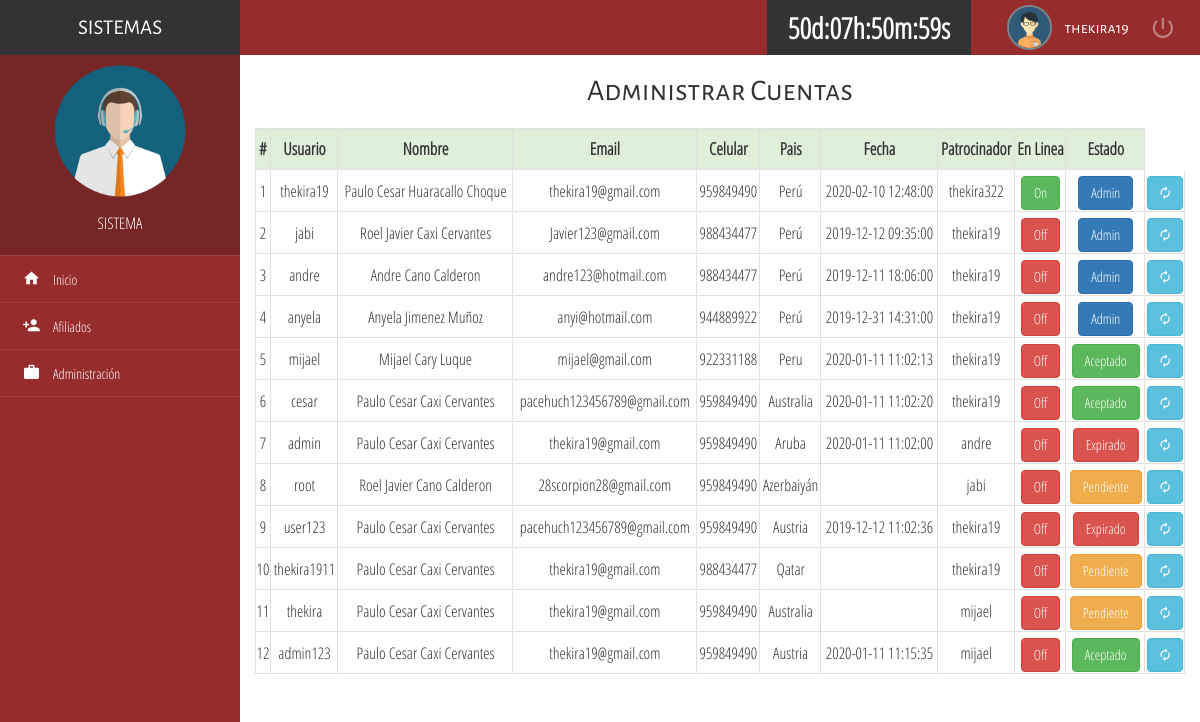
Page /admin/administracion/index.php (signed in) on the committed database.
### tables this page shows
CREATE TABLE `usuarios` (
  `idUsuario` int(11) UNSIGNED NOT NULL,
  `usuario` varchar(50) NOT NULL,
  `nombre` varchar(60) NOT NULL,
  `apellido` varchar(60) NOT NULL,
  `email` varchar(30) NOT NULL,
  `celular` varchar(20) NOT NULL,
  `nivel` int(2) NOT NULL,
  `password` varchar(200) NOT NULL,
  `pais` varchar(30) NOT NULL,
  `inicio` datetime DEFAULT NULL,
  `fin` datetime DEFAULT NULL,
  `patrocinador` varchar(50) NOT NULL,
  `estado` int(2) DEFAULT NULL
);

### php/clases.php (called while the page is built, shortened)
<?php
	class  usuarios{
  		public $usuario;
  		public $password;
  		public $conexion;
      public function conectar(){
          $consulta="SELECT * FROM usuarios WHERE usuario='$this->usuario' and password='$this->password'";
          $registro=mysqli_query($this->conexion,$consulta);
          $validar=mysqli_num_rows($registro);
         if($validar!=0){
            $reg=mysqli_fetch_array($registro);
            $this->usuario=$reg['usuario'];
            $this->password=$reg['password'];
            return true;
          }else{
            return false;
          }
      }
      public function all_datos()
      {
        $i=0;
        $registro=mysqli_query($this->conexion,"SELECT * FROM usuarios") or die("Problemas en consulta: de all_datos");
        while($reg=mysqli_fetch_array($registro)){
            $datos[$i]["idUsuario"]=$reg['idUsuario'];
            $datos[$i]["usuario"]=$reg['usuario'];
            $datos[$i]["nombre"]=$reg['nombre'];
            $datos[$i]["apellido"]=$reg['apellido'];
            $datos[$i]["email"]=$reg['email'];
            $datos[$i]["nivel"]=$reg['nivel'];
            $datos[$i]["password"]=$reg['password'];
            $datos[$i]["pais"]=$reg['pais'];
            $datos[$i]["inicio"]=$reg['inicio'];
            $datos[$i]["fin"]=$reg['fin'];
            $datos[$i]["patrocinador"]=$reg['patrocinador'];
            $datos[$i]["estado"]=$reg['estado'];
            $datos[$i++]["celular"]=$reg['celular'];
        }
        return $datos;
      }
	}
?>

### admin/administracion/index.php (the view, shortened to what this page needs)
<?php
    require("./../../php/clases.php");
    $_SESSION['usuario']->conectar();
?>
<!DOCTYPE html>
<html lang="es">
<head>
    <?php require './../../pagina/css.php';?>
</head>
<body>
    <div class='navbar-lateral full-reset'>
        <div class='full-reset container-menu-movile custom-scroll-containers'>
            <div class='logo full-reset all-tittles'>
                SISTEMAS
            </div>
            <div class='full-reset' style='background-color:#772626; padding: 10px 0; color:#fff;'>
                <figure>
                    <img src='./../../assets/img/logo.png' alt='Biblioteca' class='img-responsive center-box' style='width:55%;'>
                </figure>
                <p class='text-center' style='padding-top: 15px;'>SISTEMA</p>
            </div>
            <div class='full-reset nav-lateral-list-menu'>
                <ul class='list-unstyled'>
                    <?php
                        require './../../pagina/inicio.php';
                        require './../../pagina/afiliados.php';
                        require './../../pagina/administracion.php';
                    ?>
                </ul>
            </div>
        </div>
    </div>
    <div class='content-page-container full-reset custom-scroll-containers'>
        <nav class='navbar-user-top full-reset'>
            <ul class='list-unstyled full-reset'>
                <li  class='tooltips-general exit-system-button' data-href='./../index.php?option=1' data-placement='bottom' title='Salir del sistema'>
                    <i class='zmdi zmdi-power'></i>
                </li>
                <li style='color:#fff; cursor:default;'>
                    <span class='all-tittles'>
                    <?php echo $_SESSION["usuario"]->usuario; ?>
                    </span>
                </li>
                <figure>
                   <img src='./../../assets/img/user01.png' alt='user-picture' class='img-responsive img-circle center-box'>
                </figure>
                <li>
                    <div id="clock">No Activado</div>
                </li>
            </ul>
        </nav>
        <div class="container-fluid">
            <h2 class="text-center all-tittles">Administrar Cuentas</h2>
            <div class="div-table">
                <div class="div-table-row div-table-head">
                    <div class="div-table-cell">#</div>
                    <div class="div-table-cell">Usuario</div>
                    <div class="div-table-cell">Nombre</div>
                    <div class="div-table-cell">Email</div>
                    <div class="div-table-cell">Celular</div>
                    <div class="div-table-cell">Pais</div>
                    <div class="div-table-cell">Fecha</div>
                    <div class="div-table-cell">Patrocinador</div>
                    <div class="div-table-cell">En Linea</div>
                    <div class="div-table-cell">Estado</div>
                </div>
                <?php
                    $datos=$_SESSION["usuario"]->all_datos();
                    $size=count($datos);
                    for($i=0;$i<$size;$i++){
                ?>
                    <div class="div-table-row">
                        <div class="div-table-cell">
                            <?php echo $i+1;?>
                        </div>
                        <div class="div-table-cell">
                            <?php echo $datos[$i]["usuario"];?>
                        </div>
                        <div class="div-table-cell">
                            <?php echo $datos[$i]["nombre"].' '.$datos[$i]["apellido"];?>
                        </div>
                        <div class="div-table-cell">
                            <?php echo $datos[$i]["email"];?>
                        </div>
                        <div class="div-table-cell">
                            <?php echo $datos[$i]["celular"];?>
                        </div>
                        <div class="div-table-cell">
                            <?php echo $datos[$i]["pais"];?>
                        </div>
                        <div class="div-table-cell">
                            <?php echo $datos[$i]["fin"];?>
                        </div>
                        <div class="div-table-cell">
                            <?php echo $datos[$i]["patrocinador"];?>
                        </div>
                        <div class="div-table-cell">
                            <?php
                            if($datos[$i]["estado"]){
                            ?>
                                <button class="btn btn-success" onclick="janelaPopUp.abre('Activo','p green','Desconectar Usuario','¿Desea desconectar este usuario?',undefined,'./index.php?id=<?php echo $datos[$i]["idUsuario"];?>&off=1','No','Si')">On</button>
                            <?php
                            }else{
                            ?>
                                <button class="btn btn-danger">Off</button>
                            <?php
                            }
                            ?>
                        </div>
                        <div class="div-table-cell">
                        <?php
                        if($datos[$i]["nivel"]==5){
                        ?>
                                <button class="btn btn-danger" >Rechazado</button>
                        <?php
                        }
                        else if($datos[$i]["nivel"]==4){
                        ?>
                                <button class="btn btn-danger" >Expirado</button>
                        <?php
                        }
                        else if($datos[$i]["nivel"]==3){
                        ?>
                                <button class="btn btn-dark" >    Baneado</button>
                        <?php
                        }
                        else if($datos[$i]["nivel"]==2){
                        ?>
                                <button class="btn btn-primary" >    Admin</button>
                        <?php
                        }else if($datos[$i]["nivel"]==1){
                        ?>
                                <button class="btn btn-success" >    Aceptado</button>
                        <?php
                        }
                        else{
                        ?>
                            <button class="btn btn-warning">    Pendiente</button>
                        <?php
                        }
                        ?>
                        </div>
                        <div class="div-table-cell">
                            <button class="btn btn-info" onclick="janelaPopUp.abre('Editar','p purple','Editar Usuario','¿Desea editar este usuario?',undefined,'./../editar/index.php?id=<?php echo $datos[$i]['idUsuario'];?>&editar=1','No','Si')"> <i class="zmdi zmdi-refresh"></i></button>
                    </div>
                    </div>
                <?php
                    }
                ?>
            </div>
        </div>
    </div>
</body>
</html>

### pagina/css.php (shortened to what this page needs)
<link rel='stylesheet' href='../../css/sweet-alert.css'>
<link rel='stylesheet' href='../../css/material-design-iconic-font.min.css'>
<link rel='stylesheet' href='../../css/normalize.css'>
<link rel='stylesheet' href='../../css/bootstrap.min.css'>
<link rel='stylesheet' href='../../css/style.css'>
<link rel='stylesheet' href='../../css/estilos.css'>

### pagina/inicio.php
<li>
                 <a href='./../inicio/'><i class='zmdi zmdi-home zmdi-hc-fw'></i>&nbsp;&nbsp; Inicio</a>
               </li>

### pagina/afiliados.php
<li>
  <a href='./../afiliados/'>
    <i class='zmdi zmdi-account-add zmdi-hc-fw'></i>&nbsp;&nbsp; Afiliados
  </a>
</li>

### pagina/administracion.php
<li>
  <a href='./../administracion/'>
    <i class='zmdi zmdi-case zmdi-hc-fw'></i>&nbsp;&nbsp; Administración
  </a>
</li>

### css/style.css (style rules this page uses)
html, body { height: 100%; margin: 0; padding: 0; width: 100%; font-size: 16px; font-family: "Parrafos" !important; background-color: #fff; }
.all-tittles { font-family: "Titulos" !important; }
.center-box { margin: 0 auto; }
.full-reset { margin: 0; padding: 0; width: 100%; }
.div-table { display: table !important; width: 100%; margin: 20px 0; padding: 0; background-color: #fff; height: auto !important; }
.div-table-row { display: table-row !important; width: 100%; margin: 0; padding: 0; background-color: transparent; height: 40px; line-height: 40px; }
.div-table-row .div-table-cell:first-child { border-left: 1px solid #E1E1E1; }
.div-table-cell { display: table-cell !important; margin: 0; padding: 0; background-color: transparent; height: 40px; line-height: 40px; border-bottom: 1px solid #E1E1E1; border-right: 1px solid #E1E1E1; border-top: 1px solid transparent; border-left: 1px solid transparent; text-align: center; }
.div-table-head, .div-table-head:hover { background-color: #DFF0D8; font-size: 17px; font-weight: bolder; }
.div-table-head .div-table-cell { border-top: 1px solid #E1E1E1 !important; }
.navbar-user-top { background-color: #8a1212e3; height: 55px; position: relative; top: 0; left: 0; z-index: 7; }
.navbar-user-top > ul { height: 55px; padding: 0 15px; margin: 0; }
.navbar-user-top > ul > li { display: inline-block; float: right; color: rgba(255,255,255,.4); height: 55px; margin: 0 12px; text-align: center; cursor: pointer; line-height: 55px; }
.navbar-user-top > ul > li > i { font-size: 27px; line-height: 55px; }
.navbar-user-top > ul > figure > img { width: 45px; float: right; height: 45px; border: 2px solid #728890; margin-top: 5px; }
.navbar-lateral { width: 20%; height: 100%; position: absolute; top: 0; left: 0; position: fixed; z-index: 1; }
.container-menu-movile { background-color: #8a1212e3; height: 100% !important; }
.logo { height: 55px; line-height: 55px; background-color: #313335; color: #fff; text-align: center; font-size: 21px; overflow: hidden; }
.content-page-container { overflow-y: scroll; position: absolute; top: 0; right: 0; z-index: 1; width: 80%; background-color: #fff; }
.nav-lateral-list-menu ul li { margin: 0; padding: 0; display: block; }
.nav-lateral-list-menu ul li a, .nav-lateral-list-menu ul li div { width: 100%; min-height: 45px; line-height: 45px; display: block; padding: 0; padding-left: 20px; font-size: 14px; text-decoration: none; color: #fff; border-bottom: 1px solid rgba(230,233,238,.1); transition: .3s all ease-in-out; -moz-transition: .3s all ease-in-out; -ms-transition: .3s all ease-in-out; -webkit-transition: .3s all ease-in-out; }
.nav-lateral-list-menu i { font-size: 18px; line-height: 45px; }
.nav-lateral-list-menu ul li:first-child { border-top: 1px solid rgba(230,233,238,.1); }
@media (min-width: 1200px) { .navbar-lateral { display: inherit !important; } }
@media (min-width: 1200px) { #clock { font-size: 1.8em; color: #ffffff; background-color: #313335; font-weight: bold; padding: 0px 21px; } }

### css/estilos.css (style rules this page uses)
body, html, root, document { display: block height: 500px; }

### rows in the picture
usuarios: usuario "thekira19", nombre "Paulo Cesar", apellido "Huaracallo Choque", email "thekira19@gmail.com", celular "959849490", pais "Perú", fin "2020-02-10 12:48:00", patrocinador "thekira322", nivel "Admin"
usuarios: usuario "jabi", nombre "Roel Javier", apellido "Caxi Cervantes", email "Javier123@gmail.com", celular "988434477", pais "Perú", fin "2019-12-12 09:35:00", patrocinador "thekira19", estado "Off", nivel "Admin"
usuarios: usuario "andre", nombre "Andre", apellido "Cano Calderon", email "andre123@hotmail.com", celular "988434477", pais "Perú", fin "2019-12-11 18:06:00", patrocinador "thekira19", estado "Off", nivel "Admin"
usuarios: usuario "anyela", nombre "Anyela", apellido "Jimenez Muñoz", email "anyi@hotmail.com", celular "944889922", pais "Perú", fin "2019-12-31 14:31:00", patrocinador "thekira19", estado "Off", nivel "Admin"
usuarios: usuario "mijael", nombre "Mijael", apellido "Cary Luque", email "mijael@gmail.com", celular "922331188", pais "Peru", fin "2020-01-11 11:02:13", patrocinador "thekira19", estado "Off", nivel "Aceptado"
usuarios: usuario "cesar", nombre "Paulo Cesar", apellido "Caxi Cervantes", email "pacehuch123456789@gmail.com", celular "959849490", pais "Australia", fin "2020-01-11 11:02:20", patrocinador "thekira19", estado "Off", nivel "Aceptado"
usuarios: usuario "admin", nombre "Paulo Cesar", apellido "Caxi Cervantes", email "thekira19@gmail.com", celular "959849490", pais "Aruba", fin "2020-01-11 11:02:00", patrocinador "andre", estado "Off", nivel "Expirado"
usuarios: usuario "root", nombre "Roel Javier", apellido "Cano Calderon", email "28scorpion28@gmail.com", celular "959849490", pais "Azerbaiyán", patrocinador "jabi", estado "Off", nivel "Pendiente"
usuarios: usuario "user123", nombre "Paulo Cesar", apellido "Caxi Cervantes", email "pacehuch123456789@gmail.com", celular "959849490", pais "Austria", fin "2019-12-12 11:02:36", patrocinador "thekira19", estado "Off", nivel "Expirado"
usuarios: usuario "thekira1911", nombre "Paulo Cesar", apellido "Caxi Cervantes", email "thekira19@gmail.com", celular "988434477", pais "Qatar", patrocinador "thekira19", estado "Off", nivel "Pendiente"
usuarios: usuario "thekira", nombre "Paulo Cesar", apellido "Caxi Cervantes", email "thekira19@gmail.com", celular "959849490", pais "Australia", patrocinador "mijael", shows "Off", nivel "Pendiente"
usuarios: usuario "admin123", nombre "Paulo Cesar", apellido "Caxi Cervantes", email "thekira19@gmail.com", celular "959849490", pais "Austria", fin "2020-01-11 11:15:35", patrocinador "mijael", estado "Off", nivel "Aceptado"
